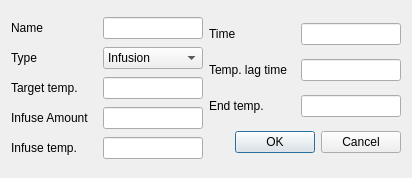
<?xml version="1.0" encoding="UTF-8"?>
<ui version="4.0">
 <class>mashStepEditor</class>
 <widget class="QDialog" name="mashStepEditor">
  <property name="geometry">
   <rect>
    <x>0</x>
    <y>0</y>
    <width>412</width>
    <height>178</height>
   </rect>
  </property>
  <property name="windowTitle">
   <string>Dialog</string>
  </property>
  <layout class="QHBoxLayout" name="horizontalLayout_8">
   <item>
    <layout class="QVBoxLayout" name="verticalLayout_2">
     <property name="spacing">
      <number>2</number>
     </property>
     <item>
      <layout class="QHBoxLayout" name="horizontalLayout_7">
       <item>
        <widget class="QLabel" name="label">
         <property name="sizePolicy">
          <sizepolicy hsizetype="Expanding" vsizetype="Preferred">
           <horstretch>0</horstretch>
           <verstretch>0</verstretch>
          </sizepolicy>
         </property>
         <property name="text">
          <string>Name</string>
         </property>
        </widget>
       </item>
       <item>
        <widget class="QLineEdit" name="lineEdit_name">
         <property name="sizePolicy">
          <sizepolicy hsizetype="Maximum" vsizetype="Fixed">
           <horstretch>100</horstretch>
           <verstretch>0</verstretch>
          </sizepolicy>
         </property>
         <property name="minimumSize">
          <size>
           <width>100</width>
           <height>0</height>
          </size>
         </property>
         <property name="maximumSize">
          <size>
           <width>100</width>
           <height>16777215</height>
          </size>
         </property>
        </widget>
       </item>
      </layout>
     </item>
     <item>
      <layout class="QHBoxLayout" name="horizontalLayout_6">
       <item>
        <widget class="QLabel" name="label_2">
         <property name="sizePolicy">
          <sizepolicy hsizetype="Expanding" vsizetype="Preferred">
           <horstretch>0</horstretch>
           <verstretch>0</verstretch>
          </sizepolicy>
         </property>
         <property name="text">
          <string>Type</string>
         </property>
        </widget>
       </item>
       <item>
        <widget class="QComboBox" name="comboBox_type">
         <item>
          <property name="text">
           <string>Infusion</string>
          </property>
         </item>
         <item>
          <property name="text">
           <string>Temperature</string>
          </property>
         </item>
         <item>
          <property name="text">
           <string>Decoction</string>
          </property>
         </item>
        </widget>
       </item>
      </layout>
     </item>
     <item>
      <layout class="QHBoxLayout" name="horizontalLayout_4">
       <item>
        <widget class="QLabel" name="label_4">
         <property name="sizePolicy">
          <sizepolicy hsizetype="Expanding" vsizetype="Preferred">
           <horstretch>0</horstretch>
           <verstretch>0</verstretch>
          </sizepolicy>
         </property>
         <property name="text">
          <string>Target temp.</string>
         </property>
        </widget>
       </item>
       <item>
        <widget class="QLineEdit" name="lineEdit_stepTemp">
         <property name="sizePolicy">
          <sizepolicy hsizetype="Maximum" vsizetype="Fixed">
           <horstretch>100</horstretch>
           <verstretch>0</verstretch>
          </sizepolicy>
         </property>
         <property name="minimumSize">
          <size>
           <width>100</width>
           <height>0</height>
          </size>
         </property>
         <property name="maximumSize">
          <size>
           <width>100</width>
           <height>16777215</height>
          </size>
         </property>
        </widget>
       </item>
      </layout>
     </item>
     <item>
      <layout class="QHBoxLayout" name="horizontalLayout_5">
       <item>
        <widget class="QLabel" name="label_3">
         <property name="sizePolicy">
          <sizepolicy hsizetype="Expanding" vsizetype="Preferred">
           <horstretch>0</horstretch>
           <verstretch>0</verstretch>
          </sizepolicy>
         </property>
         <property name="text">
          <string>Infuse Amount</string>
         </property>
        </widget>
       </item>
       <item>
        <widget class="QLineEdit" name="lineEdit_infuseAmount">
         <property name="sizePolicy">
          <sizepolicy hsizetype="Maximum" vsizetype="Fixed">
           <horstretch>100</horstretch>
           <verstretch>0</verstretch>
          </sizepolicy>
         </property>
         <property name="minimumSize">
          <size>
           <width>100</width>
           <height>0</height>
          </size>
         </property>
         <property name="maximumSize">
          <size>
           <width>100</width>
           <height>16777215</height>
          </size>
         </property>
        </widget>
       </item>
      </layout>
     </item>
     <item>
      <layout class="QHBoxLayout" name="horizontalLayout_9">
       <item>
        <widget class="QLabel" name="label_8">
         <property name="sizePolicy">
          <sizepolicy hsizetype="MinimumExpanding" vsizetype="Preferred">
           <horstretch>0</horstretch>
           <verstretch>0</verstretch>
          </sizepolicy>
         </property>
         <property name="text">
          <string>Infuse temp.</string>
         </property>
        </widget>
       </item>
       <item>
        <widget class="QLineEdit" name="lineEdit_infuseTemp">
         <property name="sizePolicy">
          <sizepolicy hsizetype="Maximum" vsizetype="Fixed">
           <horstretch>100</horstretch>
           <verstretch>0</verstretch>
          </sizepolicy>
         </property>
         <property name="maximumSize">
          <size>
           <width>100</width>
           <height>16777215</height>
          </size>
         </property>
        </widget>
       </item>
      </layout>
     </item>
    </layout>
   </item>
   <item>
    <layout class="QVBoxLayout" name="verticalLayout">
     <property name="spacing">
      <number>2</number>
     </property>
     <item>
      <layout class="QHBoxLayout" name="horizontalLayout_3">
       <item>
        <widget class="QLabel" name="label_5">
         <property name="sizePolicy">
          <sizepolicy hsizetype="Expanding" vsizetype="Preferred">
           <horstretch>0</horstretch>
           <verstretch>0</verstretch>
          </sizepolicy>
         </property>
         <property name="text">
          <string>Time</string>
         </property>
        </widget>
       </item>
       <item>
        <widget class="QLineEdit" name="lineEdit_stepTime">
         <property name="sizePolicy">
          <sizepolicy hsizetype="Maximum" vsizetype="Fixed">
           <horstretch>100</horstretch>
           <verstretch>0</verstretch>
          </sizepolicy>
         </property>
         <property name="minimumSize">
          <size>
           <width>100</width>
           <height>0</height>
          </size>
         </property>
         <property name="maximumSize">
          <size>
           <width>100</width>
           <height>16777215</height>
          </size>
         </property>
        </widget>
       </item>
      </layout>
     </item>
     <item>
      <layout class="QHBoxLayout" name="horizontalLayout_2">
       <item>
        <widget class="QLabel" name="label_6">
         <property name="sizePolicy">
          <sizepolicy hsizetype="Expanding" vsizetype="Preferred">
           <horstretch>0</horstretch>
           <verstretch>0</verstretch>
          </sizepolicy>
         </property>
         <property name="text">
          <string>Temp. lag time</string>
         </property>
        </widget>
       </item>
       <item>
        <widget class="QLineEdit" name="lineEdit_rampTime">
         <property name="sizePolicy">
          <sizepolicy hsizetype="Maximum" vsizetype="Fixed">
           <horstretch>100</horstretch>
           <verstretch>0</verstretch>
          </sizepolicy>
         </property>
         <property name="minimumSize">
          <size>
           <width>100</width>
           <height>0</height>
          </size>
         </property>
         <property name="maximumSize">
          <size>
           <width>100</width>
           <height>16777215</height>
          </size>
         </property>
        </widget>
       </item>
      </layout>
     </item>
     <item>
      <layout class="QHBoxLayout" name="horizontalLayout">
       <item>
        <widget class="QLabel" name="label_7">
         <property name="sizePolicy">
          <sizepolicy hsizetype="Expanding" vsizetype="Preferred">
           <horstretch>0</horstretch>
           <verstretch>0</verstretch>
          </sizepolicy>
         </property>
         <property name="text">
          <string>End temp.</string>
         </property>
        </widget>
       </item>
       <item>
        <widget class="QLineEdit" name="lineEdit_endTemp">
         <property name="sizePolicy">
          <sizepolicy hsizetype="Maximum" vsizetype="Fixed">
           <horstretch>100</horstretch>
           <verstretch>0</verstretch>
          </sizepolicy>
         </property>
         <property name="minimumSize">
          <size>
           <width>100</width>
           <height>0</height>
          </size>
         </property>
         <property name="maximumSize">
          <size>
           <width>100</width>
           <height>16777215</height>
          </size>
         </property>
        </widget>
       </item>
      </layout>
     </item>
     <item>
      <widget class="QDialogButtonBox" name="buttonBox">
       <property name="orientation">
        <enum>Qt::Horizontal</enum>
       </property>
       <property name="standardButtons">
        <set>QDialogButtonBox::Cancel|QDialogButtonBox::Ok</set>
       </property>
      </widget>
     </item>
    </layout>
   </item>
  </layout>
 </widget>
 <resources/>
 <connections>
  <connection>
   <sender>buttonBox</sender>
   <signal>accepted()</signal>
   <receiver>mashStepEditor</receiver>
   <slot>accept()</slot>
   <hints>
    <hint type="sourcelabel">
     <x>248</x>
     <y>254</y>
    </hint>
    <hint type="destinationlabel">
     <x>157</x>
     <y>274</y>
    </hint>
   </hints>
  </connection>
  <connection>
   <sender>buttonBox</sender>
   <signal>rejected()</signal>
   <receiver>mashStepEditor</receiver>
   <slot>reject()</slot>
   <hints>
    <hint type="sourcelabel">
     <x>316</x>
     <y>260</y>
    </hint>
    <hint type="destinationlabel">
     <x>286</x>
     <y>274</y>
    </hint>
   </hints>
  </connection>
 </connections>
</ui>
